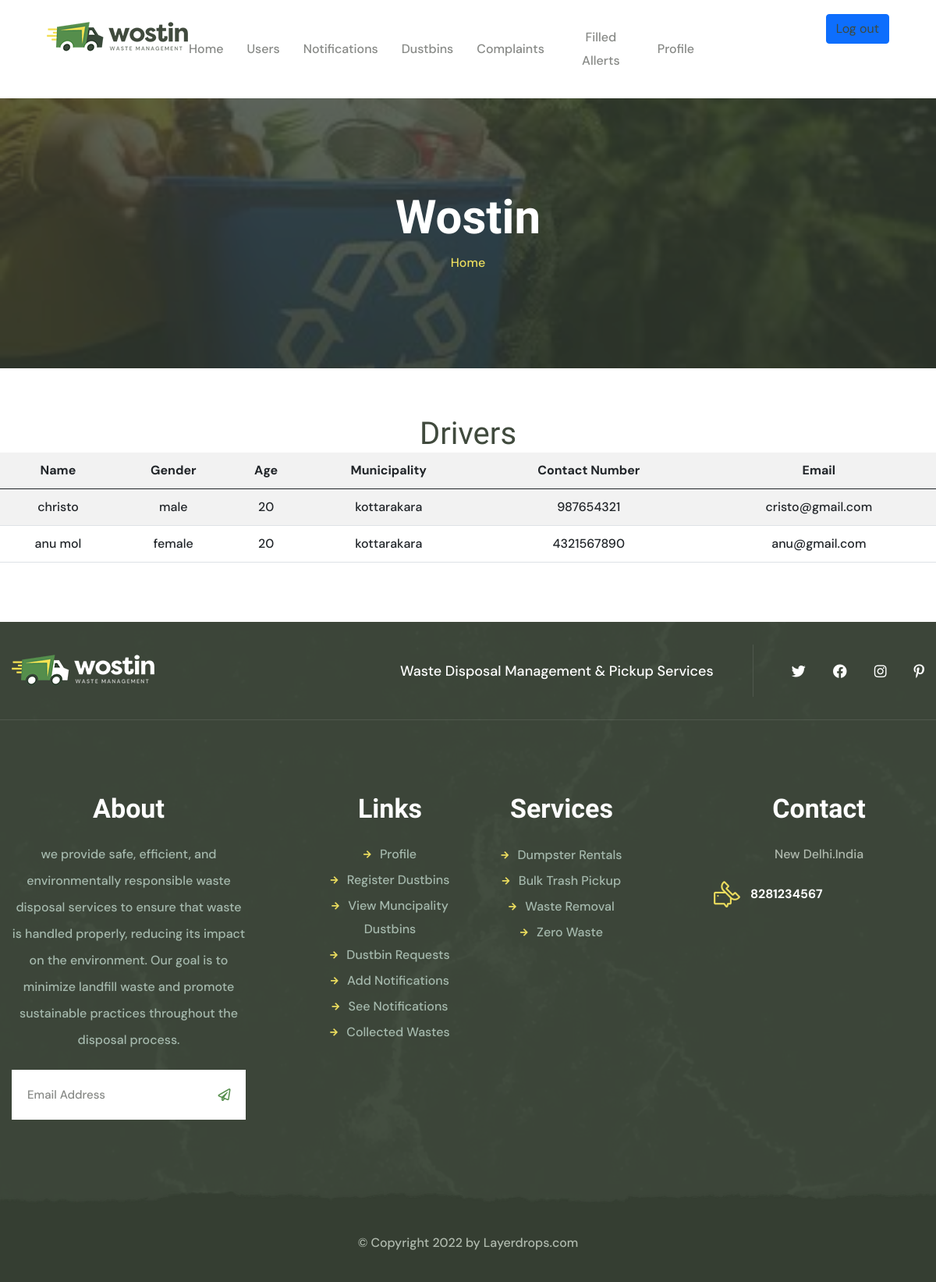
The app's page /driver_muncipality_view (signed in) with its own data.
### swmapp/models.py (models this page shows)
class DriverReg(models.Model):
    name = models.CharField(max_length=100)
    gender = models.CharField(max_length=100)
    age = models.IntegerField()
    municipality = models.ForeignKey(MuncipalityReg,on_delete=models.CASCADE)
    contact_no = models.IntegerField()
    login_id= models.ForeignKey(LoginTable,on_delete=models.CASCADE,related_name="loginid")

class MuncipalityReg(models.Model):
    muncipality_name = models.CharField(max_length=100)
    address = models.TextField()
    city = models.CharField(max_length=100)
    thaluk = models.CharField(max_length=100)
    contact_no = models.IntegerField()
    login_id = models.ForeignKey(LoginTable,on_delete=models.CASCADE)
    def __str__(self):
         return self.muncipality_name

class LoginTable(models.Model):
    email = models.EmailField(unique=True)
    password = models.CharField(max_length=10)
    usertype = models.CharField(max_length=20,null=True)
    status = models.IntegerField(default=0)

### swmapp/views.py (the view)
# urls.py: path('driver_muncipality_view', views.driver_muncipality_view, name='driver_muncipality_view'),
def driver_muncipality_view(request):
    login_id = request.session.get('muncipalityid')
    if not login_id:
        return render(request, 'driver_muncipality_view.html', {'error': 'You are not logged in as a municipality.'})
    try:
        municipalitydata = MuncipalityReg.objects.get(login_id__id=login_id)
        driverdata = DriverReg.objects.filter(municipality=municipalitydata)
        return render(request, 'driver_muncipality_view.html', {'driver_muncipality_view': driverdata})
    except MuncipalityReg.DoesNotExist:
        return render(request, 'driver_muncipality_view.html', {'error': 'Municipality not found.'})

### swmapp/templates/driver_muncipality_view.html (shortened to what this page needs)
{% extends 'muncipal_header.html' %}
{% block content %}
<html>
<head>
</head>
<body align="center">
    <h1> Drivers</h1>
    <table class="table table-striped" align="center">
        <tr>
            <th>Name</th>
            <th>Gender</th>
            <th>Age</th>
            <th>Municipality</th>
            <th>Contact Number</th>
            <th>Email</th>
          </tr>
        <tbody>
          {% for data in driver_muncipality_view %}
           <tr>
           <td>{{ data.name }}</td>
           <td>{{ data.gender }}</td>
           <td>{{ data.age }}</td>
           <td>{{ data.municipality }}</td>
           <td>{{ data.contact_no }}</td>
           <td>{{ data.login_id.email }}</td>
           </tr>
          {% endfor %}
        </tbody>
    </table>
</body>
</html>
{% endblock %}

### records on screen
DriverReg: name "christo", gender "male", age "20", municipality "kottarakara", contact_no "987654321", login_id.email "cristo@gmail.com"
DriverReg: name "anu mol", gender "female", age "20", municipality "kottarakara", contact_no "4321567890", login_id.email "anu@gmail.com"
